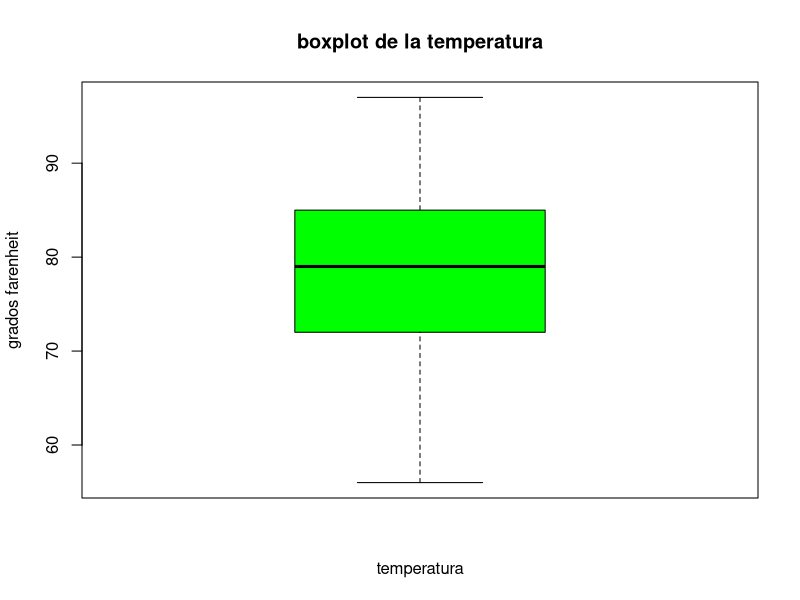

Source code (R):
## ---- chunk 1
data(airquality)
attach(airquality)
head(airquality)

## ---- chunk 2
boxplot(Temp, netch = T,
        main="boxplot de la temperatura",
        xlab="temperatura",
        ylab="grados farenheit",
        col = "green")
      
## ---- chunk 3
summary(Temp)
library(psych)
describe(Temp)
